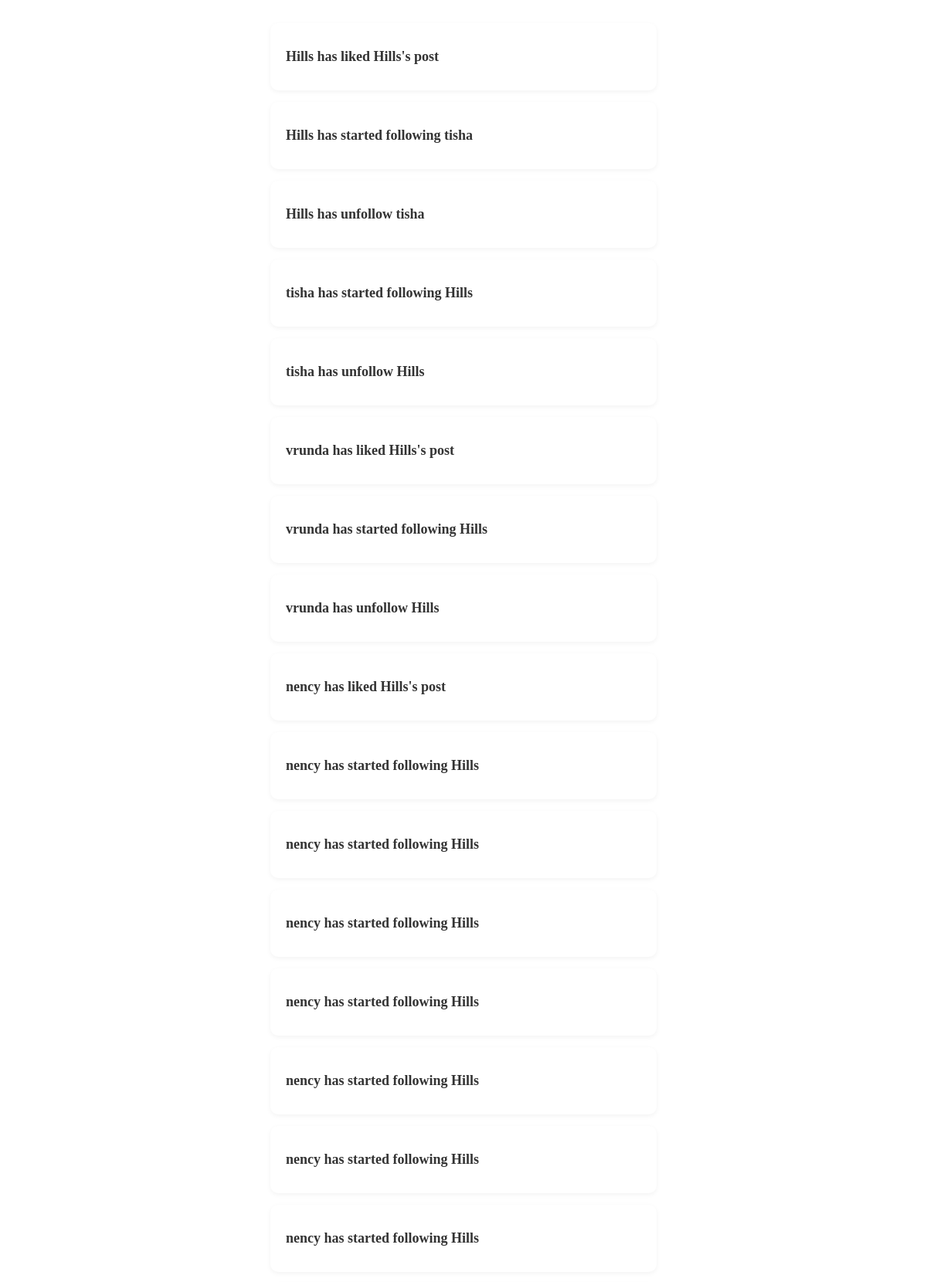
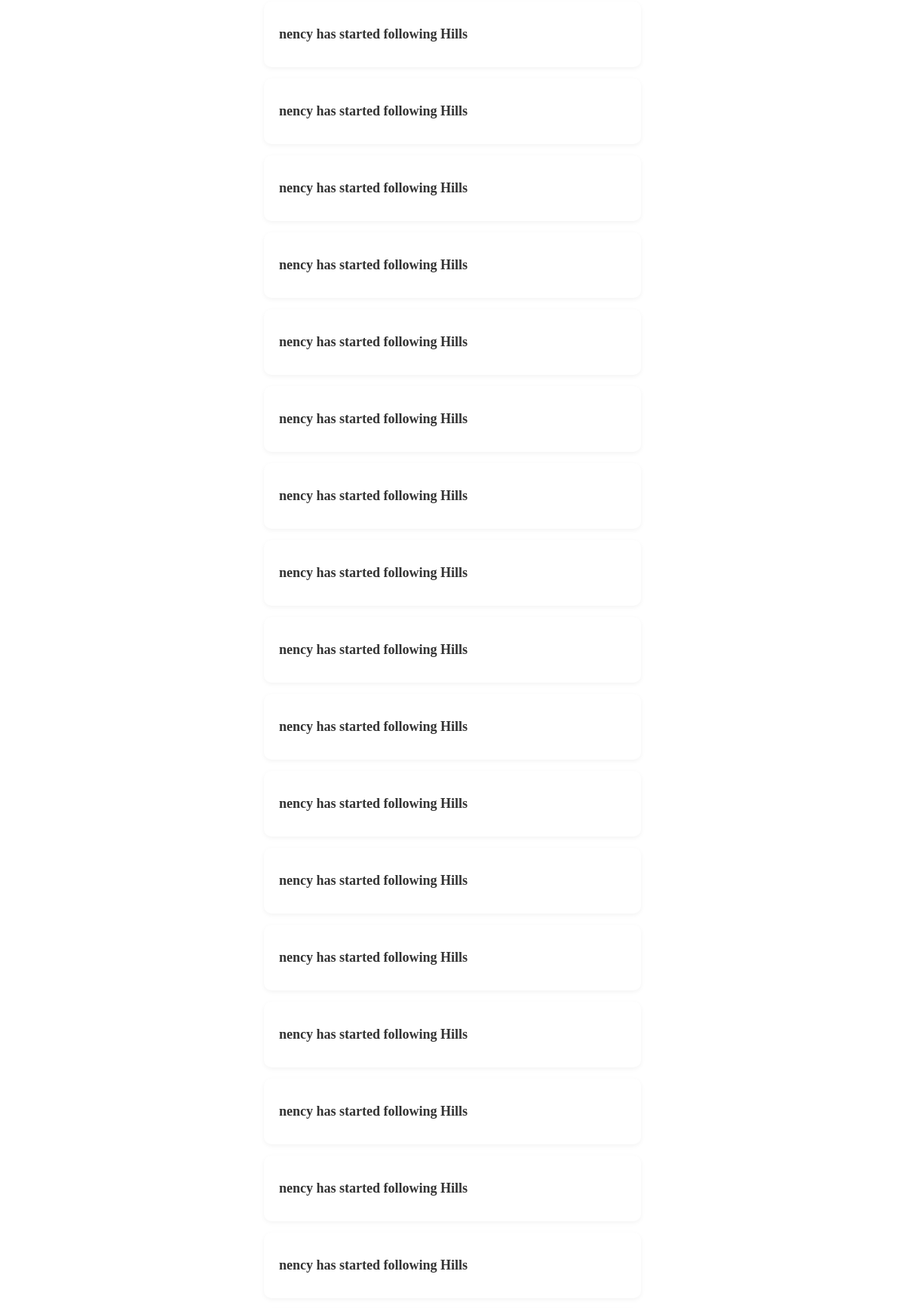
Screenshot of /notifications/ (signed in, upper part) with the database file from the repository (2 pictures, top to bottom).
### social/models.py (models this page shows)
class notification(models.Model):
    message = models.CharField(max_length=50)
    webuser1 = models.ForeignKey(webuser,on_delete=models.CASCADE,related_name='mainuser')
    webuser2 = models.ForeignKey(webuser,on_delete=models.CASCADE,related_name='inverseuser')

### social/views.py (the view)
# urls.py: path('notifications/',views.notifications,name='notifications'),
def notifications(request):
    name = request.session.get('username','')
    cur_user = get_object_or_404(webuser,name=name)
    message = notification.objects.filter(
        Q(webuser1 = cur_user) | Q(webuser2 = cur_user)
    )
    return render(request,'notify.html',{'message':message})

### templates/notify.html (shortened to what this page needs)
<html>
  <head>
   <body>
   <div class="user-list">
  {% for m in message %}
    <div class="user-card">
      <h3>{{ m.message }}</h3>
    </div>
  {% empty %}
    <p>No messages found.</p>
  {% endfor %}
   </div>
   </body>
   </html>

### templates/notify.html (style rules this page uses)
.user-list { display: flex; flex-direction: column; gap: 15px; max-width: 500px; margin: 30px auto; }
.user-card { background-color: #ffffff; padding: 15px 20px; border-radius: 10px; box-shadow: 0 2px 6px rgba(0, 0, 0, 0.05); display: flex; justify-content: space-between; align-items: center; }
.user-card h3 { font-size: 18px; color: #333; }

### rows the page displays
notification: message "Hills has liked Hills's post"
notification: message "Hills has started following tisha"
notification: message "Hills has unfollow tisha"
notification: message "tisha has started following Hills"
notification: message "tisha has unfollow Hills"
notification: message "vrunda has liked Hills's post"
notification: message "vrunda has started following Hills"
notification: message "vrunda has unfollow Hills"
notification: message "nency has liked Hills's post"
notification: message "nency has started following Hills"
notification: message "nency has started following Hills"
notification: message "nency has started following Hills"
notification: message "nency has started following Hills"
notification: message "nency has started following Hills"
notification: message "nency has started following Hills"
notification: message "nency has started following Hills"
notification: message "nency has started following Hills"
notification: message "nency has started following Hills"
notification: message "nency has started following Hills"
notification: message "nency has started following Hills"
notification: message "nency has started following Hills"
notification: message "nency has started following Hills"
notification: message "nency has started following Hills"
notification: message "nency has started following Hills"
notification: message "nency has started following Hills"
notification: message "nency has started following Hills"
notification: message "nency has started following Hills"
notification: message "nency has started following Hills"
notification: message "nency has started following Hills"
notification: message "nency has started following Hills"
notification: message "nency has started following Hills"
notification: message "nency has started following Hills"
notification: message "nency has started following Hills"
